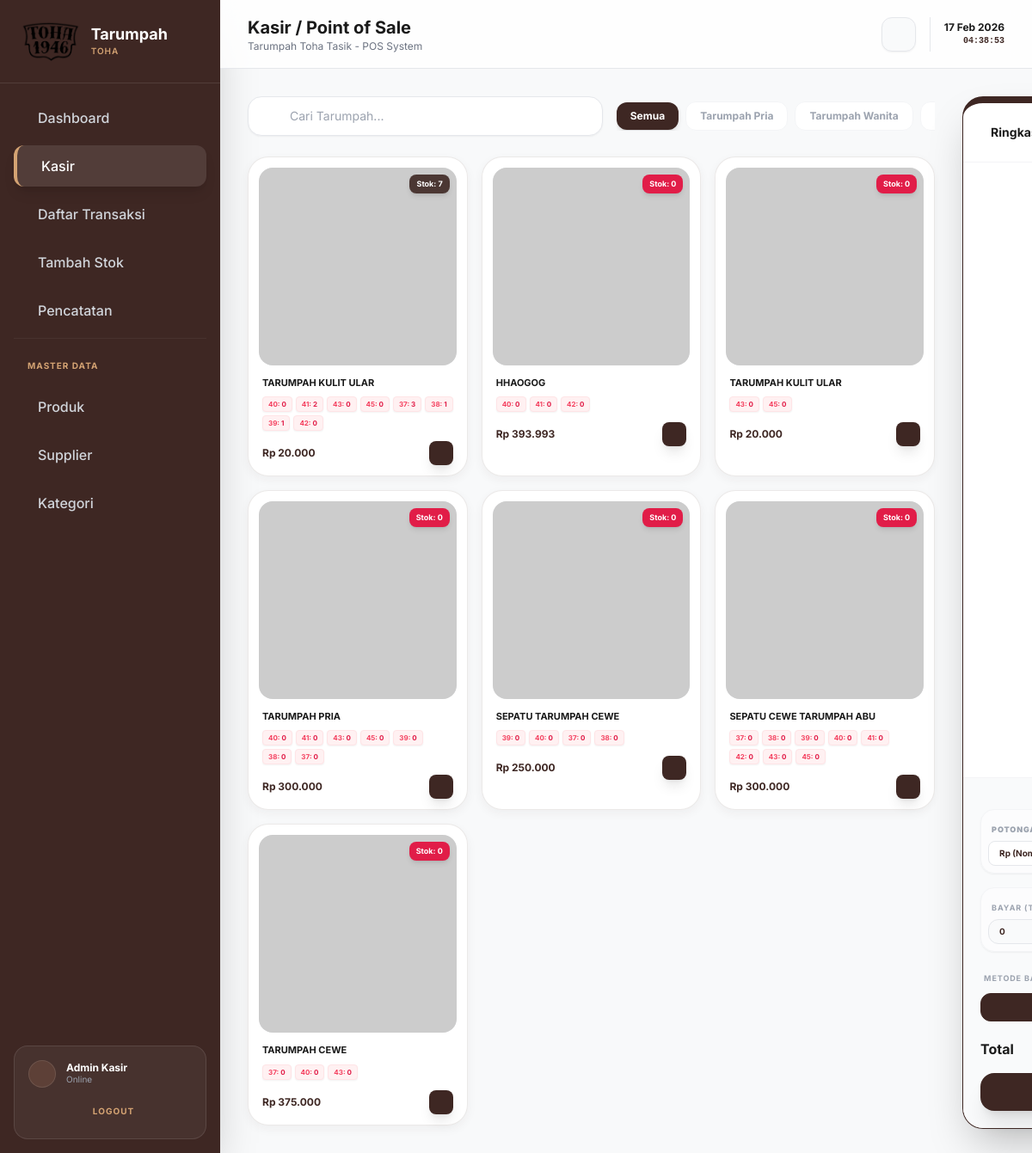
Screenshot of /index.php?page=kasir with the database file from the repository.
### tables this page shows
CREATE TABLE `kategori` (
  `id_kategori` int NOT NULL,
  `nama_kategori` varchar(100) NOT NULL,
  `deskripsi` text
);

CREATE TABLE `produk_tarumpah` (
  `id_produk` int NOT NULL,
  `nama_produk` varchar(100) NOT NULL,
  `harga` decimal(12,2) NOT NULL,
  `id_kategori` int DEFAULT NULL,
  `deskripsi` text,
  `foto` varchar(255) DEFAULT NULL,
  `status` enum('aktif','nonaktif') DEFAULT 'aktif',
  `created_at` datetime DEFAULT CURRENT_TIMESTAMP,
  `updated_at` datetime DEFAULT CURRENT_TIMESTAMP ON UPDATE CURRENT_TIMESTAMP
);

CREATE TABLE `stok_produk` (
  `id_stok` int NOT NULL,
  `id_produk` int NOT NULL,
  `id_ukuran` int NOT NULL,
  `stok` int NOT NULL DEFAULT '0'
);

CREATE TABLE `ukuran` (
  `id_ukuran` int NOT NULL,
  `ukuran` varchar(5) NOT NULL
);

### includes/config.php (called while the page is built, shortened)
<?php
$host = "localhost";
$user = "root";
$pass = "";
$db   = "db-tarumpah-toha";
$conn = mysqli_connect($host, $user, $pass, $db);
mysqli_query($conn, "SET time_zone = '+07:00'");
function query($query) {
    global $conn;
    $result = mysqli_query($conn, $query);
    $rows = [];
    if ($result) {
        while ($row = mysqli_fetch_assoc($result)) {
            $rows[] = $row;
        }
    }
    return $rows;
}
?>

### views/kasir.php (the view, shortened to what this page needs)
<?php
$categories = query("SELECT * FROM kategori");
$selected_kat = isset($_GET['kat']) ? $_GET['kat'] : '';
$query_products = "SELECT p.*, SUM(s.stok) as total_stok
                   FROM produk_tarumpah p
                   LEFT JOIN stok_produk s ON p.id_produk = s.id_produk
                   WHERE p.status = 'aktif'";
$query_products .= " GROUP BY p.id_produk";
$products = query($query_products);
?>
<div class="flex flex-col lg:flex-row gap-8">
    <div class="flex-1 w-full space-y-6">
        <div class="flex flex-col md:flex-row md:items-center justify-between gap-4">
            <div class="relative w-full max-w-md">
                <input type="text" id="search_produk" placeholder="Cari Tarumpah..." class="w-full bg-white border border-gray-200 rounded-2xl py-3 pl-12 pr-4 text-sm focus:outline-none focus:border-[#3e2723] transition-all text-[#1a1a1a] shadow-sm">
            </div>
            <div class="flex items-center gap-2 overflow-x-auto pb-2 md:pb-0 no-scrollbar">
                <a href="?page=kasir" class="px-4 py-2 rounded-xl text-xs font-bold whitespace-nowrap transition-all <?php echo !$selected_kat ? 'bg-[#3e2723] text-white shadow-md' : 'bg-white text-gray-400 border border-gray-100' ?>">
                    Semua
                </a>
                <?php foreach($categories as $kat): ?>
                <a href="?page=kasir&kat=<?php echo $kat['id_kategori']; ?>" class="px-4 py-2 rounded-xl text-xs font-bold whitespace-nowrap transition-all <?php echo $selected_kat == $kat['id_kategori'] ? 'bg-[#3e2723] text-white shadow-md' : 'bg-white text-gray-400 border border-gray-100' ?>">
                    <?php echo $kat['nama_kategori']; ?>
                </a>
                <?php endforeach; ?>
            </div>
        </div>
        <div class="grid grid-cols-2 md:grid-cols-3 xl:grid-cols-4 gap-4">
            <?php if (empty($products)): ?>
                <div class="col-span-full card-gradient p-10 text-center text-gray-400">
                    <i class="ph ph-mask-sad text-4xl mb-2 text-[#3e2723]"></i>
                    <p>Produk tidak tersedia.</p>
                </div>
            <?php else: foreach($products as $p):
                $foto_url = "assets/images/produk/" . $p['foto'];
                if (!file_exists($foto_url) || empty($p['foto'])) $foto_url = "https://ui-avatars.com/api/?name=" . urlencode($p['nama_produk']) . "&background=3e2723&color=fff";
            ?>
            <div onclick="openSizeModal(<?php echo htmlspecialchars(json_encode($p)); ?>)" class="card-gradient p-3 rounded-3xl group cursor-pointer hover:border-[#3e2723]/50 transition-all bg-white relative">
                <div class="aspect-square rounded-2xl bg-gray-50 relative overflow-hidden mb-3">
                    <img src="<?php echo $foto_url; ?>" class="w-full h-full object-cover group-hover:scale-110 transition-transform duration-500">
                    <?php $is_total_low = ($p['total_stok'] < 5); ?>
                    <div class="absolute top-2 right-2 px-2 py-1 <?php echo $is_total_low ? 'bg-rose-600' : 'bg-[#3e2723]/90'; ?> backdrop-blur-sm text-white text-[9px] font-bold rounded-lg shadow-md">
                        Stok: <?php echo $p['total_stok'] ?? 0; ?>
                    </div>
                </div>
                <h4 class="font-bold text-[11px] mb-1 line-clamp-1 text-[#1a1a1a] uppercase px-1"><?php echo $p['nama_produk']; ?></h4>
                <div class="flex flex-wrap gap-1 px-1 mt-2 mb-3">
                    <?php
                    $pid = $p['id_produk'];
                    $sizes_on_card = query("SELECT u.ukuran, s.stok FROM stok_produk s JOIN ukuran u ON s.id_ukuran = u.id_ukuran WHERE s.id_produk = $pid");
                    foreach($sizes_on_card as $soc):
                        $is_low = ($soc['stok'] < 5);
                    ?>
                    <span class="text-[8px] font-bold <?php echo $is_low ? 'bg-rose-50 text-rose-500 border-rose-100' : 'bg-gray-50 text-gray-400 border-gray-100'; ?> border px-1.5 py-0.5 rounded shadow-sm">
                        <?php echo $soc['ukuran']; ?>: <span class="<?php echo $is_low ? 'text-rose-600' : 'text-[#3e2723]'; ?>"><?php echo $soc['stok']; ?></span>
                    </span>
                    <?php endforeach; ?>
                </div>
                <div class="flex items-center justify-between px-1">
                    <span class="font-bold text-xs text-[#3e2723]">Rp <?php echo number_format($p['harga'], 0, ',', '.'); ?></span>
                    <button class="w-7 h-7 rounded-lg btn-primary flex items-center justify-center transition-colors shadow-lg">
                    </button>
                </div>
            </div>
            <?php endforeach; endif; ?>
        </div>
    </div>
    <div class="lg:w-[380px] flex-shrink-0">
        <div class="card-gradient rounded-3xl flex flex-col sticky top-[100px] bg-white border-t-8 border-[#3e2723] shadow-2xl" style="height: calc(100vh - 140px);">
            <div class="p-6 border-b border-gray-100 flex items-center justify-between">
                <h3 class="font-bold flex items-center gap-2 text-sm text-[#1a1a1a]">
                    <i class="ph ph-shopping-bag text-[#3e2723]"></i> Ringkasan
                </h3>
            </div>
            <div id="cart_items" class="flex-1 overflow-y-auto p-4 space-y-3 custom-scroll">
                <div class="flex flex-col items-center justify-center h-full text-center opacity-40">
                </div>
            </div>
            <form method="POST" id="checkout_form" class="p-5 bg-gray-50 rounded-b-3xl border-t border-gray-100 space-y-4">
                <div class="bg-white/50 p-2 rounded-2xl border border-gray-100 shadow-sm space-y-1">
                    <label class="text-[9px] text-gray-400 uppercase font-black tracking-widest pl-1">Potongan Harga / Diskon</label>
                    <div class="flex gap-2">
                        <select id="discount_type" class="bg-white border border-gray-200 rounded-lg px-2 py-1.5 text-[10px] font-bold text-[#3e2723] focus:outline-none" onchange="renderCart()">
                            <option value="nominal">Rp (Nominal)</option>
                        </select>
                    </div>
                </div>
                <div id="cash_section" class="bg-white/50 p-2 rounded-2xl border border-gray-100 shadow-sm">
                    <div class="grid grid-cols-2 gap-4">
                        <div class="space-y-1">
                            <label class="text-[9px] text-gray-400 uppercase font-bold tracking-widest pl-1">Bayar (Tunai)</label>
                            <input type="number" id="cash_received" value="0" min="0" class="w-full bg-gray-50 border border-gray-200 rounded-xl px-3 py-1.5 text-[10px] font-bold text-[#3e2723] focus:outline-none" oninput="renderCart()">
                        </div>
                    </div>
                </div>
                <div class="space-y-2">
                    <label class="text-[9px] text-gray-400 uppercase font-bold tracking-widest pl-1">Metode Bayar</label>
                    <div class="grid grid-cols-2 gap-2">
                        <label class="cursor-pointer">
                            <div class="py-2 text-center text-[10px] font-bold rounded-xl border border-gray-200 peer-checked:bg-[#3e2723] peer-checked:text-white peer-checked:border-[#3e2723] transition-all">OFFLINE</div>
                        </label>
                    </div>
                </div>
                <div class="flex justify-between items-center text-base font-bold text-[#1a1a1a] pt-1">
                    <span>Total</span>
                </div>
                <button type="submit" class="w-full btn-primary py-3.5 rounded-2xl font-bold flex items-center justify-center gap-2 uppercase tracking-widest text-[11px] shadow-xl">
                </button>
            </form>
        </div>
    </div>
</div>

### index.php (shortened to what this page needs)
<?php
require_once 'includes/config.php';
require_once 'includes/layout.php';
$page = isset($_GET['page']) ? $_GET['page'] : 'dashboard';
switch ($page) {
    case 'kasir':
        $title = "Kasir / Point of Sale";
        $viewFile = 'views/kasir.php';
        break;
}
if ($viewFile && file_exists($viewFile)) {
    require_once $viewFile;
} else {
    echo "<div class='text-center py-20'><h2 class='text-3xl font-bold'>404</h2><p>Halaman tidak ditemukan.</p></div>";
}
$content = ob_get_clean();
renderLayout($content, $title);
?>

### includes/layout.php (shortened to what this page needs)
<?php
function renderLayout($content, $title = "Dashboard Tarumpah") {
?>
<!DOCTYPE html>
<html lang="en">
<head>
    <script src="https://cdn.tailwindcss.com"></script>
</head>
<body class="bg-[#f8f9fa] text-[#1a1a1a]">
    <div class="flex h-screen overflow-hidden">
        <aside class="w-64 bg-[#3e2723] flex flex-col shadow-2xl flex-shrink-0 flex-grow-0">
            <div class="p-6 border-b border-white/10">
                <div class="flex items-center gap-3">
                    <img src="assets/images/logo/logo.png" alt="Logo" class="h-12 w-auto object-contain">
                    <div>
                        <h1 class="font-bold text-lg leading-tight text-white">Tarumpah</h1>
                        <p class="text-[10px] text-[#d4a373] uppercase tracking-widest font-semibold">Toha</p>
                    </div>
                </div>
            </div>
            <nav class="flex-1 px-4 mt-4 space-y-2">
                <a href="index.php?page=dashboard" class="flex items-center gap-3 px-4 py-3 rounded-xl transition-all <?php echo (!isset($_GET['page']) || $_GET['page'] == 'dashboard') ? 'sidebar-active shadow-lg' : 'text-gray-300 hover:bg-white/5 hover:text-white' ?>">
                    <span class="font-medium">Dashboard</span>
                </a>
                <a href="index.php?page=kasir" class="flex items-center gap-3 px-4 py-3 rounded-xl transition-all <?php echo (isset($_GET['page']) && $_GET['page'] == 'kasir') ? 'sidebar-active shadow-lg' : 'text-gray-300 hover:bg-white/5 hover:text-white' ?>">
                    <span class="font-medium">Kasir</span>
                </a>
                <a href="index.php?page=transaksi" class="flex items-center gap-3 px-4 py-3 rounded-xl transition-all <?php echo (isset($_GET['page']) && $_GET['page'] == 'transaksi') ? 'sidebar-active shadow-lg' : 'text-gray-300 hover:bg-white/5 hover:text-white' ?>">
                    <span class="font-medium">Daftar Transaksi</span>
                </a>
                <a href="index.php?page=pembelian" class="flex items-center gap-3 px-4 py-3 rounded-xl transition-all <?php echo (isset($_GET['page']) && $_GET['page'] == 'pembelian') ? 'sidebar-active shadow-lg' : 'text-gray-300 hover:bg-white/5 hover:text-white' ?>">
                    <span class="font-medium">Tambah Stok</span>
                </a>
                <a href="index.php?page=laporan" class="flex items-center gap-3 px-4 py-3 rounded-xl transition-all <?php echo (isset($_GET['page']) && $_GET['page'] == 'laporan') ? 'sidebar-active shadow-lg' : 'text-gray-300 hover:bg-white/5 hover:text-white' ?>">
                    <span class="font-medium">Pencatatan</span>
                </a>
                <div class="pt-6 pb-2 px-4 border-t border-white/5 mt-4">
                    <p class="text-[10px] text-[#d4a373] uppercase font-bold tracking-widest">Master Data</p>
                </div>
                <a href="?page=produk" class="flex items-center gap-3 px-4 py-3 rounded-xl <?php echo (isset($_GET['page']) && $_GET['page'] == 'produk') ? 'sidebar-active shadow-lg' : 'text-gray-300 hover:bg-white/5 hover:text-white' ?> transition-all">
                    <span class="font-medium">Produk</span>
                </a>
                <a href="?page=supplier" class="flex items-center gap-3 px-4 py-3 rounded-xl <?php echo (isset($_GET['page']) && $_GET['page'] == 'supplier') ? 'sidebar-active shadow-lg' : 'text-gray-300 hover:bg-white/5 hover:text-white' ?> transition-all">
                    <span class="font-medium">Supplier</span>
                </a>
                <a href="?page=kategori" class="flex items-center gap-3 px-4 py-3 rounded-xl <?php echo (isset($_GET['page']) && $_GET['page'] == 'kategori') ? 'sidebar-active shadow-lg' : 'text-gray-300 hover:bg-white/5 hover:text-white' ?> transition-all">
                    <span class="font-medium">Kategori</span>
                </a>
            </nav>
            <div class="p-4 mt-auto">
                <div class="p-4 rounded-2xl bg-white/5 border border-white/10">
                    <div class="flex items-center gap-3 mb-3">
                        <div class="w-8 h-8 rounded-full bg-[#5d4037] flex items-center justify-center border border-white/10">
                        </div>
                        <div>
                            <p class="text-xs font-bold leading-none text-white">Admin Kasir</p>
                            <p class="text-[10px] text-gray-400">Online</p>
                        </div>
                    </div>
                    <button onclick="window.location.href='logout.php'" class="w-full py-2 text-[10px] font-bold uppercase tracking-widest text-[#d4a373] hover:text-white transition-all flex items-center justify-center gap-2">
                        <i class="ph ph-sign-out"></i> Logout
                    </button>
                </div>
            </div>
        </aside>
        <main class="flex-1 overflow-y-auto min-w-0 relative">
            <header class="h-20 border-b border-gray-200 flex items-center justify-between px-8 sticky top-0 bg-white/80 backdrop-blur-md z-10 text-[#1a1a1a]">
                <div>
                    <h2 class="text-xl font-bold"><?php echo $title; ?></h2>
                    <p class="text-xs text-gray-500">Tarumpah Toha Tasik - POS System</p>
                </div>
                <div class="flex items-center gap-4">
                    <button class="w-10 h-10 rounded-xl bg-gray-50 flex items-center justify-center border border-gray-200 text-gray-500 hover:text-[#3e2723] transition-all shadow-sm">
                    </button>
                    <div class="text-right">
                        <p class="text-xs font-bold"><?php echo date('d M Y'); ?></p>
                        <p id="clock" class="text-[10px] text-[#3e2723] font-bold font-mono uppercase">12:00:00</p>
                    </div>
                </div>
            </header>
            <div class="p-8 fade-in-content">
                <?php echo $content; ?>
            </div>
        </main>
    </div>
</body>
</html>
<?php
}
?>

### rows the page displays
kategori: nama_kategori "Tarumpah Pria"
kategori: nama_kategori "Tarumpah Wanita"
produk_tarumpah: total_stok "7", nama_produk "TARUMPAH KULIT ULAR", harga "20.000"
stok_produk: id_ukuran.ukuran "40", stok "0"
stok_produk: id_ukuran.ukuran "41", stok "2"
stok_produk: id_ukuran.ukuran "43", stok "0"
stok_produk: id_ukuran.ukuran "45", stok "0"
stok_produk: id_ukuran.ukuran "37", stok "3"
stok_produk: id_ukuran.ukuran "38", stok "1"
stok_produk: id_ukuran.ukuran "39", stok "1"
stok_produk: id_ukuran.ukuran "42", stok "0"
produk_tarumpah: total_stok "0", nama_produk "HHAOGOG", harga "393.993"
stok_produk: id_ukuran.ukuran "41", stok "0"
produk_tarumpah: total_stok "0", nama_produk "TARUMPAH KULIT ULAR", harga "20.000"
produk_tarumpah: total_stok "0", nama_produk "TARUMPAH PRIA", harga "300.000"
stok_produk: id_ukuran.ukuran "39", stok "0"
stok_produk: id_ukuran.ukuran "38", stok "0"
stok_produk: id_ukuran.ukuran "37", stok "0"
produk_tarumpah: total_stok "0", nama_produk "SEPATU TARUMPAH CEWE", harga "250.000"
produk_tarumpah: total_stok "0", nama_produk "SEPATU CEWE TARUMPAH ABU", harga "300.000"
produk_tarumpah: total_stok "0", nama_produk "TARUMPAH CEWE", harga "375.000"

### other values shown
$title "Kasir / Point of Sale"
